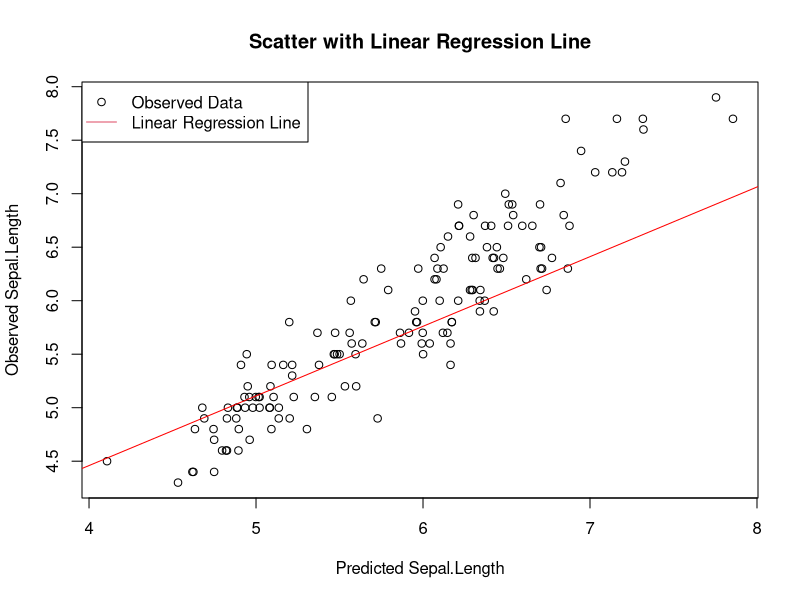

Source code (R):
data(iris)
linear_model <- lm(Sepal.Length ~ Sepal.Width + Petal.Length + Petal.Width, data = iris)

plot(iris$Sepal.Length ~ linear_model$fitted.values, 
     main = "Scatter with Linear Regression Line",
     xlab = "Predicted Sepal.Length",
     ylab = "Observed Sepal.Length")
abline(linear_model, col = "red", lty = 1)

legend("topleft", legend = c("Observed Data", "Linear Regression Line"),
       col = 1:3, lty = c(NA, 1), pch = c(1, NA))
